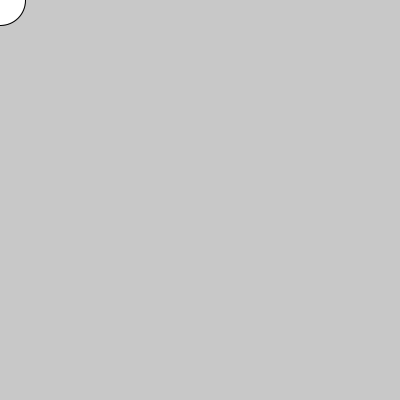
Frame 1 (no input)
Frame 60 (the mouse pressed at the canvas centre just before this capture): identical to frame 1, image omitted
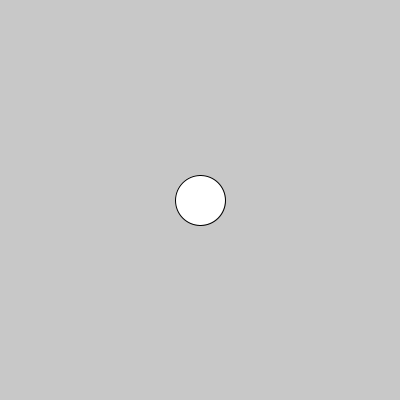
Frame 120 (the mouse held since frame 60 and released just before this capture)

The Processing sketch that drew these frames (run headless with seeded random() and noise(); from frame 60 on, the mouse is pressed at the canvas centre):

// Processing sketch: circulo_moviendose
// ── circulo_moviendose.pde
float x, y;
color circleColor;

void setup() {
  size(400, 400);
  x = width / 2;
  y = height / 2;
  circleColor = color(255);
  noCursor(); // Oculta el cursor para una mejor experiencia visual
}

void draw() {
  background(200);
  
  // Actualizar la posición del círculo con la posición del ratón
  x = mouseX;
  y = mouseY;
  
  // Dibujar el círculo
  fill(circleColor);
  ellipse(x, y, 50, 50);
}

void keyPressed() {
  if (key == ENTER || key == RETURN) {
    // Cambiar color al presionar INTRO
    circleColor = color(random(255), random(255), random(255));
  }
}
